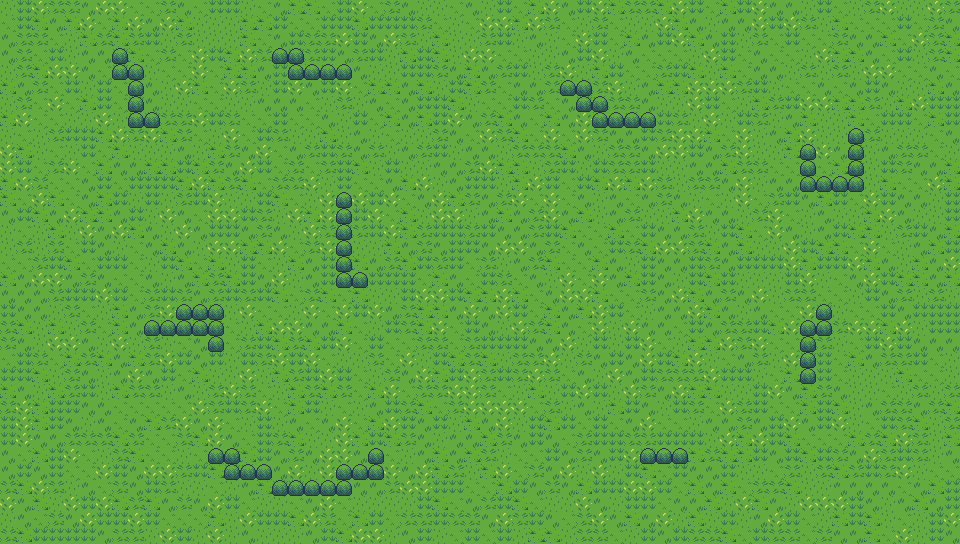

This is a level from a 2D game, rendered from its Tiled map with the project's own tilesets. A one-line summary and the map file follow, with tile-layer data summarised:
An orthogonal 60x34 tile map with 16x16 px tiles, 3 tile layers (Tile Layer 1, Tile Layer 2, Tile Layer 3).

<map version="1.10" tiledversion="1.11.2" orientation="orthogonal" renderorder="right-down" width="60" height="34" tilewidth="16" tileheight="16" infinite="0" nextlayerid="10" nextobjectid="1">
 <tileset firstgid="1" source="GRASS+.tsx" />
 <group id="6" name="Sakura">
  <layer id="1" name="Tile Layer 1" width="60" height="34">
   <data>[2040 cells, 2040 non-empty, 7 distinct tile ids]</data>
  </layer>
  <layer id="3" name="Tile Layer 2" width="60" height="34">
   <data>[2040 cells, 69 non-empty, 1 distinct tile ids]</data>
  </layer>
 </group>
 <group id="7" name="Snow">
  <layer id="8" name="Tile Layer 3" width="60" height="34">
   <data>[2040 cells, 0 non-empty, 0 distinct tile ids]</data>
  </layer>
 </group>
</map>
